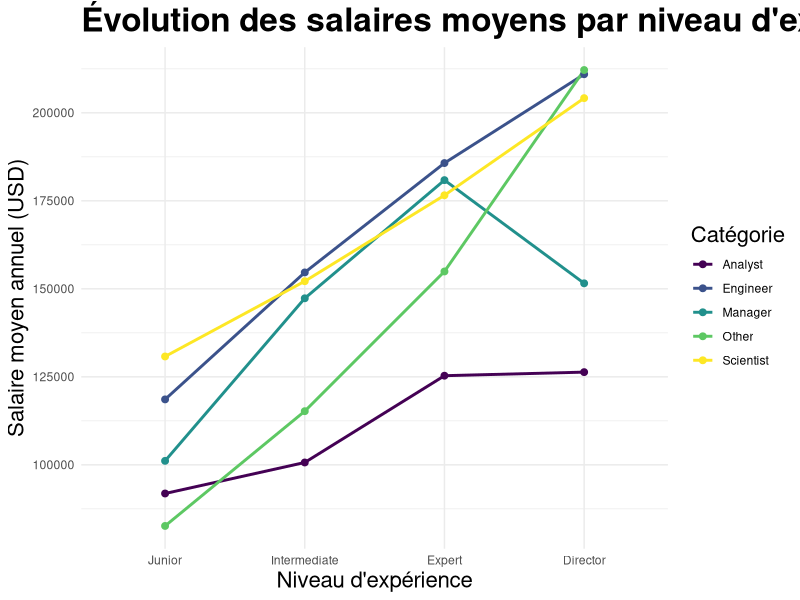

The R script that drew this image:
library(dplyr)
library(ggplot2)
library(viridis)

# Charger les données
data <- read.csv("salaries.csv")

# Ajouter une colonne 'category' en fonction des titres de poste
data <- data %>%
  mutate(category = case_when(
    grepl("scientist", job_title, ignore.case = TRUE) ~ "Scientist",
    grepl("engineer", job_title, ignore.case = TRUE) ~ "Engineer",
    grepl("manager", job_title, ignore.case = TRUE) ~ "Manager",
    grepl("analyst", job_title, ignore.case = TRUE) ~ "Analyst",
    TRUE ~ "Other"
  ))

# Remplacer les niveaux d'expérience par les nouveaux libellés
data$experience_level <- recode(data$experience_level,
                                "EN" = "Junior",
                                "MI" = "Intermediate",
                                "SE" = "Expert",
                                "EX" = "Director")

# Réorganiser l'ordre des niveaux d'expérience
data$experience_level <- factor(data$experience_level, 
                                levels = c("Junior", 
                                           "Intermediate", 
                                           "Expert", 
                                           "Director"))

# Calculer les salaires moyens par niveau d'expérience et catégorie
grouped_data <- data %>%
  group_by(experience_level, category) %>%
  summarise(average_salary = mean(salary_in_usd, na.rm = TRUE), .groups = 'drop')

# Visualisation
ggplot(grouped_data, aes(x = experience_level, y = average_salary, color = category, group = category)) +
  geom_line(size = 1) +
  geom_point(size = 2) +
  scale_color_viridis(discrete = TRUE) +
  labs(
    title = "Évolution des salaires moyens par niveau d'expérience et catégorie",
    x = "Niveau d'expérience",
    y = "Salaire moyen annuel (USD)",
    color = "Catégorie"
  ) +
  theme_minimal() +
  theme(
    legend.position = "right",
    plot.title = element_text(size = 24, face = "bold"),  # Agrandir le titre
    axis.title.x = element_text(size = 16),  # Agrandir le titre de l'axe X
    axis.title.y = element_text(size = 16),  # Agrandir le titre de l'axe Y
    legend.title = element_text(size = 16)  # Agrandir le titre de la légende
  )

